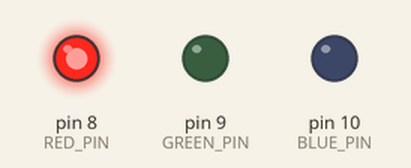
This sketch was run on a simulated Arduino Uno, built with avr-gcc and run on an emulated ATmega328P. Shown: output pins drawn as LEDs (lit = HIGH).

Above: at 0.05 s.
At 1.2 s:
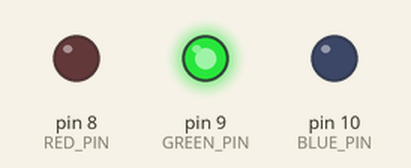
At 21.5 s:
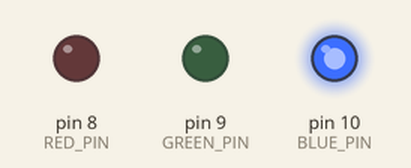
At 41.0 s:
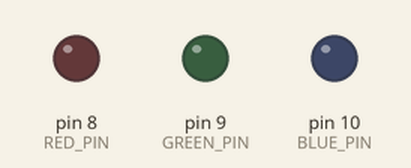
Timing chart, 0 to 54.6 s (numbered marks = the images above):
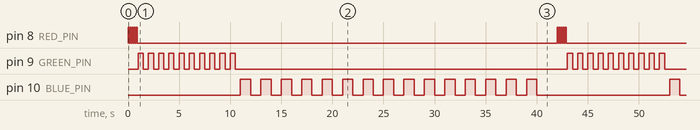

The sketch:

lesson_4.ino
```cpp
int RED_PIN = 8;
int GREEN_PIN = 9;
int BLUE_PIN = 10;


void setup() {
  // put your setup code here, to run once:
  pinMode(RED_PIN, OUTPUT);
  pinMode(GREEN_PIN, OUTPUT);
  pinMode(BLUE_PIN, OUTPUT);
}

void loop() {
  for(int i=0; i<5; i++) {
    lightUp(RED_PIN,  100);
  }
  for(int i=0; i<10; i++) {
    lightUp(GREEN_PIN, 500);
  }
  for(int i=0; i<15; i++) {
    lightUp(BLUE_PIN, 1000);
  }
  delay(1000);
}

void lightUp(int pin, int duration) {
  digitalWrite(pin, HIGH);
  delay(duration);
  digitalWrite(pin, LOW);
  delay(duration);
}
```

Measured:
- by itself, pin 8 (RED_PIN): repeats every 42.0 s: 4 × (LOW 0.10 s, HIGH 0.10 s), LOW 41.1 s, HIGH 0.10 s
- by itself, pin 9 (GREEN_PIN): repeats every 42.0 s: 9 × (LOW 0.50 s, HIGH 0.50 s), LOW 32.5 s, HIGH 0.50 s
- by itself, pin 10 (BLUE_PIN): repeats every 42.0 s: HIGH 1.0 s, LOW 13.0 s, 14 × (HIGH 1.0 s, LOW 1.0 s)
